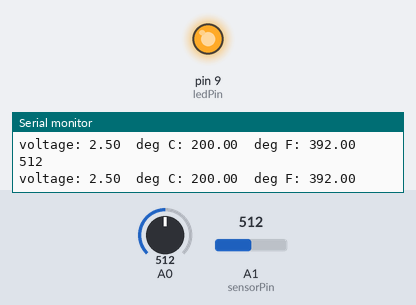
The sketch below on a simulated Arduino Uno, built with avr-gcc and run on an emulated ATmega328P. Parts: output pins drawn as LEDs (lit = HIGH), the last lines printed to the serial monitor. The inputs (shaded band) are chosen by the test bench; at power-on: A1 (sensorPin) = 512, A0 = 512.

Above: at 1.2 s.
1.3 s: A1 (sensorPin) set to 122
At 2.1 s:
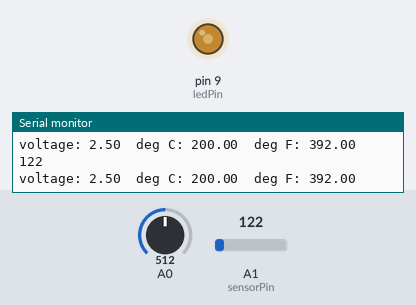
3.0 s: A1 (sensorPin) set to 0
At 3.5 s:
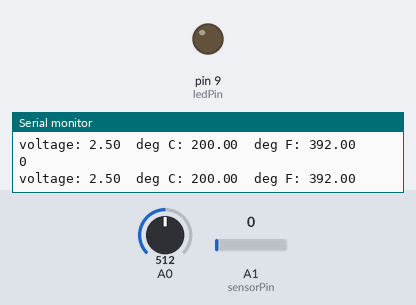
4.5 s: A1 (sensorPin) set to 306
At 4.8 s:
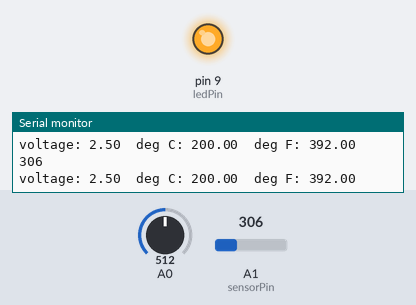
Timing chart, 0 to 7.5 s (numbered marks = the images above; inputs shaded):
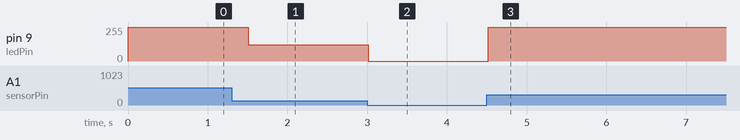

Measured:
- after the input at 1.3 s, pin 9 (ledPin): 255/255 → 122/255 after 0.21 s
- after the input at 3.0 s, pin 9 (ledPin): 122/255 → 0/255 at once
- after the input at 4.5 s, pin 9 (ledPin): 0/255 → 255/255 at once

The sketch:

lab4-2.ino
```cpp
const int temperaturePin = 0;
const int sensorPin = 1;
const int ledPin = 9;

int lightLevel, high = 0, low = 1023;

void setup()
{
  Serial.begin(9600);
  pinMode(ledPin, OUTPUT);
}


void loop()
{
int sensorValue = analogRead(A1);
 Serial.println(sensorValue);
  lightLevel = analogRead(sensorPin);


  analogWrite(ledPin, lightLevel);

  float voltage, degreesC, degreesF;

  voltage = getVoltage(temperaturePin);
  degreesC = (voltage - 0.5) * 100.0;
  degreesF = degreesC * (9.0/5.0) + 32.0;
  Serial.print("voltage: ");
  Serial.print(voltage);
  Serial.print("  deg C: ");
  Serial.print(degreesC);
  Serial.print("  deg F: ");
  Serial.println(degreesF);
  delay(500);
    manualTune();
}

void manualTune()
{
  lightLevel = map(lightLevel, 45, 342, 0, 255);
  lightLevel = constrain(lightLevel, 0, 255);
}

float getVoltage(int pin)
{
  return (analogRead(pin) * 0.004882814);
}
```
